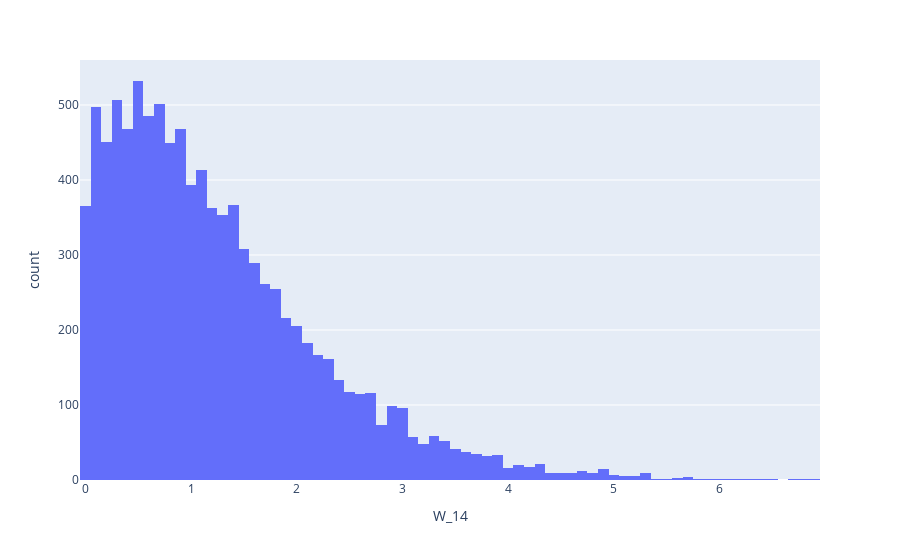

Notebook code for this chart:
### Code cell
import plotly.express as px
fig = px.histogram(df_1, x="W_14")
fig.show()

### Figure 1 — Plotly figure (JSON) as saved in the notebook; plotly's stock layout.template omitted (floating-point values rounded to 4 significant figures; data arrays with more than 128 entries replaced by an {"elided": "..."} marker saying what was removed)
{"data": [{"alignmentgroup": "True", "bingroup": "x", "hovertemplate": "W_14=%{x}<br>count=%{y}<extra></extra>", "legendgroup": "", "marker": {"color": "#636efa", "pattern": {"shape": ""}}, "name": "", "offsetgroup": "", "orientation": "v", "showlegend": false, "type": "histogram", "x": {"elided": "10000 float values"}, "xaxis": "x", "yaxis": "y"}], "layout": {"barmode": "relative", "legend": {"tracegroupgap": 0}, "margin": {"t": 60}, "xaxis": {"anchor": "y", "domain": [0, 1], "title": {"text": "W_14"}}, "yaxis": {"anchor": "x", "domain": [0, 1], "title": {"text": "count"}}}}
